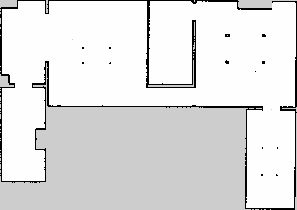
#> input picture src/turtlebot3_gazebo/maps/map.pgm, 297 x 210 px
$ python task2_bonus.py -p ../../maps/map.pgm
#> lines starting #> are read from the running program, lines starting #| are printed output that depends on the picture; after the words box and inside, x2 and y2 are one past the last pixel; in counts of white or black regions, pixels touching at a corner belong together; long printed decimals are rounded
#> further down, img is the input picture: shape (210, 297); min 0, max 254, mean 225.5


import cv2
import numpy as np
import math
import random
import argparse
import os

class Nodes:
    """Class to store the RRT graph"""
    def __init__(self, x,y):
        self.x = x
        self.y = y
        self.parent_x = []
        self.parent_y = []
        self.cost = float('inf')  # Initialize the cost to infinity

# [10 lines left out: function rewire, not called in this run]

def detect_collision(x_start, y_start, x_end, y_end, image):
    pixel_colors = []
    x_coords = np.linspace(x_start, x_end, num=100)
    y_coords = np.linspace(y_start, y_end, num=100)

    for index in range(len(x_coords)):
        x_pix, y_pix = int(round(x_coords[index])), int(round(y_coords[index]))
        if 0 <= x_pix < image.shape[1] and 0 <= y_pix < image.shape[0]:
            current_pixel = image[y_pix, x_pix]
            # Check for black (occupied) or gray (unknown)
            if current_pixel == 0 or (10 <= current_pixel <= 220):  # Adjust thresholds for gray
                return True  # Collision detected
    return False  # No collision

# Evaluate collision with obstacle and adjust

def evaluate_collision(x_initial, y_initial, x_target, y_target, image):
    _, angle = calculate_distance_angle(x_target, y_target, x_initial, y_initial)
    next_x = x_target + stepSize * np.cos(angle)
    next_y = y_target + stepSize * np.sin(angle)
    print(x_target, y_target, x_initial, y_initial)
    print("Angle:", angle)
    print("Next Point:", next_x, next_y)

    # Ensure the point stays within image boundaries
    height, width = image.shape
    if next_y < 0 or next_y > height or next_x < 0 or next_x > width:
        print("Point is out of bounds")
        direct_connection = False
        node_connection = False
    else:
        # Evaluate direct connection to endpoint
        if detect_collision(next_x, next_y, end[0], end[1], image):
            direct_connection = False
        else:
            direct_connection = True

        # Evaluate connection between intermediate nodes
        if detect_collision(next_x, next_y, x_target, y_target, image):
            node_connection = False
        else:
            node_connection = True

    return (next_x, next_y, direct_connection, node_connection)

# Calculate distance and angle between two points
def calculate_distance_angle(x_a, y_a, x_b, y_b):
    distance = math.sqrt(((x_a - x_b) ** 2) + ((y_a - y_b) ** 2))
    angle = math.atan2(y_b - y_a, x_b - x_a)
    return (distance, angle)

# Identify the nearest node index
def find_nearest_node(x_pos, y_pos):
    distances = []
    for node in node_list:
        distance, _ = calculate_distance_angle(x_pos, y_pos, node.x, node.y)
        distances.append(distance)
    return distances.index(min(distances))

# Generate a random point within image bounds
def generate_random_point(height, width):
    rand_y = random.randint(0, height)
    rand_x = random.randint(0, width)
    return (rand_x, rand_y)

# Rapidly-exploring Random Tree algorithm
def RRT(image, image_copy, start_point, goal_point, step_size):
#> called with start_point = (20, 20), goal_point = (450, 250), step_size = 10
    height, width = image.shape
#> height = 210; width = 297
    node_list[0] = Nodes(start_point[0], start_point[1])
    node_list[0].parent_x.append(start_point[0])
    node_list[0].parent_y.append(start_point[1])

    # Display start and goal points
    cv2.circle(image_copy, (start_point[0], start_point[1]), 5, (0, 0, 255), thickness=3, lineType=8)
    cv2.circle(image_copy, (goal_point[0], goal_point[1]), 5, (0, 0, 255), thickness=3, lineType=8)

    i = 1
    path_found = False
    while not path_found:
        rand_x, rand_y = generate_random_point(height, width)
#> rand_x = 215; rand_y = 98
        print("Random points:", rand_x, rand_y)
#| Random points: 215 98

        nearest_index = find_nearest_node(rand_x, rand_y)
#> nearest_index = 0
        nearest_x = node_list[nearest_index].x
#> nearest_x = 20
        nearest_y = node_list[nearest_index].y
#> nearest_y = 20
        print("Nearest node coordinates:", nearest_x, nearest_y)
#| Nearest node coordinates: 20 20

        # Check direct connection
        new_x, new_y, direct_connection, node_connection = evaluate_collision(rand_x, rand_y, nearest_x, nearest_y, image)
#| 20 20 215 98
#| Angle: 0.3805
#| Next Point: 29.285 23.714
#> the loop in detect_collision, `for index in range(len(x_coords)):` made 37 passes
#> current_pixel on passes 1 to 12: 254, 254, 254, 254, 254, 254, 254, 254, 254, 254, 254, 254
#> new_x = 29.28; new_y = 23.71; direct_connection = False; node_connection = True
        print("Check collision:", new_x, new_y, direct_connection, node_connection)
#| Check collision: 29.285 23.714 False True

        if direct_connection and node_connection:
            print("Node can connect directly with goal")
            node_list.append(i)
            node_list[i] = Nodes(new_x, new_y)
            node_list[i].parent_x = node_list[nearest_index].parent_x.copy()
            node_list[i].parent_y = node_list[nearest_index].parent_y.copy()
            node_list[i].parent_x.append(new_x)
            node_list[i].parent_y.append(new_y)

            cv2.circle(image_copy, (int(new_x), int(new_y)), 2, (0, 0, 255), thickness=3, lineType=8)
            cv2.line(image_copy, (int(new_x), int(new_y)), (int(node_list[nearest_index].x), int(node_list[nearest_index].y)), (0, 255, 0), thickness=1, lineType=8)
            cv2.line(image_copy, (int(new_x), int(new_y)), (goal_point[0], goal_point[1]), (255, 0, 0), thickness=2, lineType=8)

            print("Path has been found")
            for j in range(len(node_list[i].parent_x) - 1):
                cv2.line(image_copy, (int(node_list[i].parent_x[j]), int(node_list[i].parent_y[j])), (int(node_list[i].parent_x[j + 1]), int(node_list[i].parent_y[j + 1])), (255, 0, 0), thickness=2, lineType=8)
            # cv2.imwrite("media/" + str(i) + ".jpg", image_copy)
            cv2.imwrite("rrt.jpg", image_copy)
            break

        elif node_connection:
            print("Nodes connected")
            node_list.append(i)
            node_list[i] = Nodes(new_x, new_y)
            node_list[i].parent_x = node_list[nearest_index].parent_x.copy()
            node_list[i].parent_y = node_list[nearest_index].parent_y.copy()
            node_list[i].parent_x.append(new_x)
            node_list[i].parent_y.append(new_y)
            i += 1

            # Display
            cv2.circle(image_copy, (int(new_x), int(new_y)), 2, (0, 0, 255), thickness=3, lineType=8)
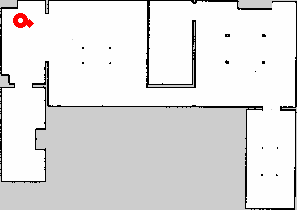
#> image_copy: shape (210, 297, 3); mean B, G, R 224.7, 224.7, 225.5
            cv2.line(image_copy, (int(new_x), int(new_y)), (int(node_list[nearest_index].x), int(node_list[nearest_index].y)), (0, 255, 0), thickness=1, lineType=8)
#> image_copy: shape (210, 297, 3); 0.02% of pixels changed, all inside (x1, y1, x2, y2) = (20, 20, 30, 24)
            # cv2.imwrite("media/" + str(i) + ".jpg", image_copy)
            cv2.imshow("sdc", image_copy)
            cv2.waitKey(1)
            continue

        else:
            print("No direct connection and no node connection. Generating new random points.")
            continue

# [62 lines left out: functions RRT_star, draw_circle, not called in this run]


if __name__ == '__main__':

    parser = argparse.ArgumentParser(description = 'Below are the params:')
    parser.add_argument('-p', type=str, default='world2.png',metavar='ImagePath', action='store', dest='imagePath',
                    help='Path of the image containing mazes')
    parser.add_argument('-s', type=int, default=10,metavar='Stepsize', action='store', dest='stepSize',
                    help='Step-size to be used for RRT branches')
    parser.add_argument('-start', type=int, default=[20,20], metavar='startCoord', dest='start', nargs='+',
                    help='Starting position in the maze')
    parser.add_argument('-stop', type=int, default=[450,250], metavar='stopCoord', dest='stop', nargs='+',
                    help='End position in the maze')
    parser.add_argument('-selectPoint', help='Select start and end points from figure', action='store_true')

    args = parser.parse_args()

    # remove previously stored data
    try:
      os.system("rm -rf media")
    except:
      print("Dir already clean")
    os.mkdir("media")

    img = cv2.imread(args.imagePath,0) # load grayscale maze image
    img2 = cv2.imread(args.imagePath) # load colored maze image
    start = tuple(args.start) #(20,20) # starting coordinate
    end = tuple(args.stop) #(450,250) # target coordinate
    stepSize = args.stepSize # stepsize for RRT
    node_list = [0] # list to store all the node points

    coordinates=[]
    if args.selectPoint:
        print("Select start and end points by double clicking, press 'escape' to exit")
        cv2.namedWindow('image')
        cv2.setMouseCallback('image',draw_circle)
        while(1):
            cv2.imshow('image',img2)
            k = cv2.waitKey(20) & 0xFF
            if k == 27:
                break
        # print(coordinates)
        start=(coordinates[0],coordinates[1])
        end=(coordinates[2],coordinates[3])

    # run the RRT algorithm
    RRT(img, img2, start, end, stepSize)
    radius = stepSize * 5  # Define radius for rewiring
    # RRT_star(img, img2, start, end, stepSize, radius)
